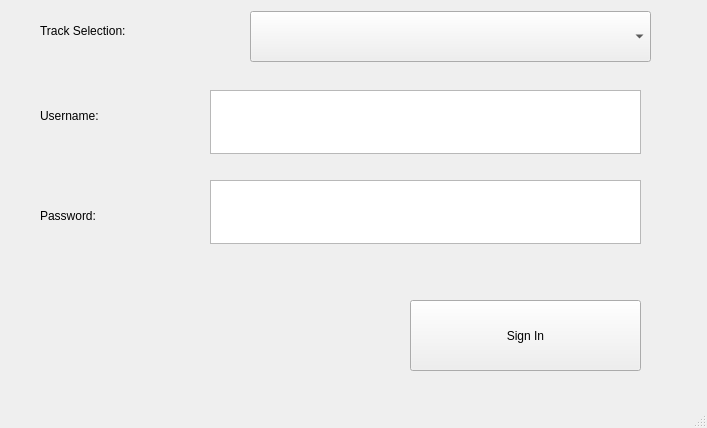
<?xml version="1.0" encoding="UTF-8"?>
<ui version="4.0">
 <class>MainWindow</class>
 <widget class="QMainWindow" name="MainWindow">
  <property name="geometry">
   <rect>
    <x>0</x>
    <y>0</y>
    <width>707</width>
    <height>428</height>
   </rect>
  </property>
  <property name="windowTitle">
   <string>MainWindow</string>
  </property>
  <widget class="QWidget" name="centralwidget">
   <widget class="QPlainTextEdit" name="UserName_TextBox">
    <property name="geometry">
     <rect>
      <x>210</x>
      <y>90</y>
      <width>431</width>
      <height>64</height>
     </rect>
    </property>
   </widget>
   <widget class="QPlainTextEdit" name="Password_TextBox">
    <property name="geometry">
     <rect>
      <x>210</x>
      <y>180</y>
      <width>431</width>
      <height>64</height>
     </rect>
    </property>
   </widget>
   <widget class="QLabel" name="UserName_label">
    <property name="geometry">
     <rect>
      <x>40</x>
      <y>90</y>
      <width>161</width>
      <height>51</height>
     </rect>
    </property>
    <property name="text">
     <string>Username:</string>
    </property>
   </widget>
   <widget class="QLabel" name="Password_Label">
    <property name="geometry">
     <rect>
      <x>40</x>
      <y>190</y>
      <width>151</width>
      <height>51</height>
     </rect>
    </property>
    <property name="text">
     <string>Password:</string>
    </property>
   </widget>
   <widget class="QPushButton" name="SignInButton">
    <property name="geometry">
     <rect>
      <x>410</x>
      <y>300</y>
      <width>231</width>
      <height>71</height>
     </rect>
    </property>
    <property name="text">
     <string>Sign In</string>
    </property>
   </widget>
   <widget class="QComboBox" name="Track_comboBox">
    <property name="geometry">
     <rect>
      <x>250</x>
      <y>11</y>
      <width>401</width>
      <height>51</height>
     </rect>
    </property>
   </widget>
   <widget class="QLabel" name="TrackSelection_Label">
    <property name="geometry">
     <rect>
      <x>40</x>
      <y>20</y>
      <width>321</width>
      <height>21</height>
     </rect>
    </property>
    <property name="text">
     <string>Track Selection:</string>
    </property>
   </widget>
   <widget class="QLabel" name="error_label">
    <property name="geometry">
     <rect>
      <x>60</x>
      <y>260</y>
      <width>581</width>
      <height>31</height>
     </rect>
    </property>
    <property name="text">
     <string/>
    </property>
   </widget>
  </widget>
  <widget class="QMenuBar" name="menubar">
   <property name="geometry">
    <rect>
     <x>0</x>
     <y>0</y>
     <width>707</width>
     <height>22</height>
    </rect>
   </property>
  </widget>
  <widget class="QStatusBar" name="statusbar"/>
 </widget>
 <resources/>
 <connections/>
</ui>
